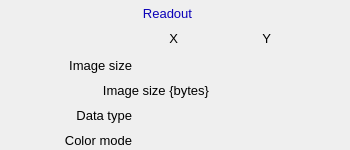
  <widget class="PyDMFrame" name="composite_17">
   <property name="geometry">
    <rect>
     <x>5</x>
     <y>465</y>
     <width>350</width>
     <height>150</height>
    </rect>
   </property>
   <widget class="PyDMDrawingRectangle" name="rectangle_5">
    <property name="geometry">
     <rect>
      <x>114</x>
      <y>2</y>
      <width>107</width>
      <height>21</height>
     </rect>
    </property>
    <property name="toolTip">
     <string>rectangle_5</string>
    </property>
    <property name="brush" stdset="0">
     <brush brushstyle="SolidPattern">
      <color alpha="255">
       <red>218</red>
       <green>218</green>
       <blue>218</blue>
      </color>
     </brush>
    </property>
    <property name="penStyle" stdset="0">
     <enum>Qt::SolidLine</enum>
    </property>
    <property name="penCapStyle" stdset="0">
     <enum>Qt::FlatCap</enum>
    </property>
    <property name="penColor" stdset="0">
     <color>
      <red>218</red>
      <green>218</green>
      <blue>218</blue>
     </color>
    </property>
    <property name="penWidth" stdset="0">
     <double>0.000000000000000</double>
    </property>
   </widget>
   <widget class="PyDMDrawingRectangle" name="rectangle_6">
    <property name="geometry">
     <rect>
      <x>0</x>
      <y>0</y>
      <width>350</width>
      <height>150</height>
     </rect>
    </property>
    <property name="toolTip">
     <string>rectangle_6</string>
    </property>
    <property name="brush" stdset="0">
     <brush brushstyle="NoBrush">
      <color alpha="255">
       <red>0</red>
       <green>0</green>
       <blue>0</blue>
      </color>
     </brush>
    </property>
    <property name="penStyle" stdset="0">
     <enum>Qt::SolidLine</enum>
    </property>
    <property name="penCapStyle" stdset="0">
     <enum>Qt::FlatCap</enum>
    </property>
    <property name="penColor" stdset="0">
     <color>
      <red>0</red>
      <green>0</green>
      <blue>0</blue>
     </color>
    </property>
    <property name="penWidth" stdset="0">
     <double>1.000000000000000</double>
    </property>
   </widget>
   <widget class="QLabel" name="text_14">
    <property name="geometry">
     <rect>
      <x>88</x>
      <y>3</y>
      <width>159</width>
      <height>20</height>
     </rect>
    </property>
    <property name="font">
     <font>
      <pointsize>10</pointsize>
     </font>
    </property>
    <property name="toolTip">
     <string>text_14</string>
    </property>
    <property name="styleSheet">
     <string notr="true">QLabel#text_14 {
  color: rgb(10, 0, 184);
  }</string>
    </property>
    <property name="text">
     <string>Readout</string>
    </property>
    <property name="alignment">
     <set>Qt::AlignCenter</set>
    </property>
    <property name="brush" stdset="0">
     <brush brushstyle="SolidPattern">
      <color alpha="255">
       <red>10</red>
       <green>0</green>
       <blue>184</blue>
      </color>
     </brush>
    </property>
   </widget>
   <widget class="QLabel" name="text_15">
    <property name="geometry">
     <rect>
      <x>32</x>
      <y>55</y>
      <width>100</width>
      <height>20</height>
     </rect>
    </property>
    <property name="font">
     <font>
      <pointsize>10</pointsize>
     </font>
    </property>
    <property name="toolTip">
     <string>text_15</string>
    </property>
    <property name="styleSheet">
     <string notr="true">QLabel#text_15 {
  color: rgb(0, 0, 0);
  }</string>
    </property>
    <property name="text">
     <string>Image size</string>
    </property>
    <property name="alignment">
     <set>Qt::AlignRight|Qt::AlignTrailing|Qt::AlignVCenter</set>
    </property>
    <property name="brush" stdset="0">
     <brush brushstyle="SolidPattern">
      <color alpha="255">
       <red>0</red>
       <green>0</green>
       <blue>0</blue>
      </color>
     </brush>
    </property>
   </widget>
   <widget class="PyDMLabel" name="text_update_9">
    <property name="geometry">
     <rect>
      <x>143</x>
      <y>56</y>
      <width>61</width>
      <height>18</height>
     </rect>
    </property>
    <property name="font">
     <font>
      <pointsize>10</pointsize>
     </font>
    </property>
    <property name="toolTip">
     <string>PV: ${P}${R}ArraySizeX_RBV</string>
    </property>
    <property name="styleSheet">
     <string notr="true">PyDMLabel#text_update_9 {
  color: rgb(10, 0, 184);
  background-color: rgb(187, 187, 187);
  }</string>
    </property>
    <property name="alignment">
     <set>Qt::AlignCenter</set>
    </property>
    <property name="textInteractionFlags">
     <set>Qt::TextSelectableByKeyboard|Qt::TextSelectableByMouse</set>
    </property>
    <property name="channel" stdset="0">
     <string>ca://${P}${R}ArraySizeX_RBV</string>
    </property>
   </widget>
   <widget class="PyDMLabel" name="text_update_10">
    <property name="geometry">
     <rect>
      <x>236</x>
      <y>56</y>
      <width>61</width>
      <height>18</height>
     </rect>
    </property>
    <property name="font">
     <font>
      <pointsize>10</pointsize>
     </font>
    </property>
    <property name="toolTip">
     <string>PV: ${P}${R}ArraySizeY_RBV</string>
    </property>
    <property name="styleSheet">
     <string notr="true">PyDMLabel#text_update_10 {
  color: rgb(10, 0, 184);
  background-color: rgb(187, 187, 187);
  }</string>
    </property>
    <property name="alignment">
     <set>Qt::AlignCenter</set>
    </property>
    <property name="textInteractionFlags">
     <set>Qt::TextSelectableByKeyboard|Qt::TextSelectableByMouse</set>
    </property>
    <property name="channel" stdset="0">
     <string>ca://${P}${R}ArraySizeY_RBV</string>
    </property>
   </widget>
   <widget class="QLabel" name="text_16">
    <property name="geometry">
     <rect>
      <x>29</x>
      <y>80</y>
      <width>180</width>
      <height>20</height>
     </rect>
    </property>
    <property name="font">
     <font>
      <pointsize>10</pointsize>
     </font>
    </property>
    <property name="toolTip">
     <string>text_16</string>
    </property>
    <property name="styleSheet">
     <string notr="true">QLabel#text_16 {
  color: rgb(0, 0, 0);
  }</string>
    </property>
    <property name="text">
     <string>Image size {bytes}</string>
    </property>
    <property name="alignment">
     <set>Qt::AlignRight|Qt::AlignTrailing|Qt::AlignVCenter</set>
    </property>
    <property name="brush" stdset="0">
     <brush brushstyle="SolidPattern">
      <color alpha="255">
       <red>0</red>
       <green>0</green>
       <blue>0</blue>
      </color>
     </brush>
    </property>
   </widget>
   <widget class="PyDMLabel" name="text_update_11">
    <property name="geometry">
     <rect>
      <x>236</x>
      <y>81</y>
      <width>80</width>
      <height>18</height>
     </rect>
    </property>
    <property name="font">
     <font>
      <pointsize>10</pointsize>
     </font>
    </property>
    <property name="toolTip">
     <string>PV: ${P}${R}ArraySize_RBV</string>
    </property>
    <property name="styleSheet">
     <string notr="true">PyDMLabel#text_update_11 {
  color: rgb(10, 0, 184);
  background-color: rgb(187, 187, 187);
  }</string>
    </property>
    <property name="alignment">
     <set>Qt::AlignCenter</set>
    </property>
    <property name="textInteractionFlags">
     <set>Qt::TextSelectableByKeyboard|Qt::TextSelectableByMouse</set>
    </property>
    <property name="channel" stdset="0">
     <string>ca://${P}${R}ArraySize_RBV</string>
    </property>
   </widget>
   <widget class="QLabel" name="text_17">
    <property name="geometry">
     <rect>
      <x>42</x>
      <y>105</y>
      <width>90</width>
      <height>20</height>
     </rect>
    </property>
    <property name="font">
     <font>
      <pointsize>10</pointsize>
     </font>
    </property>
    <property name="toolTip">
     <string>text_17</string>
    </property>
    <property name="styleSheet">
     <string notr="true">QLabel#text_17 {
  color: rgb(0, 0, 0);
  }</string>
    </property>
    <property name="text">
     <string>Data type</string>
    </property>
    <property name="alignment">
     <set>Qt::AlignRight|Qt::AlignTrailing|Qt::AlignVCenter</set>
    </property>
    <property name="brush" stdset="0">
     <brush brushstyle="SolidPattern">
      <color alpha="255">
       <red>0</red>
       <green>0</green>
       <blue>0</blue>
      </color>
     </brush>
    </property>
   </widget>
   <widget class="PyDMLabel" name="text_update_12">
    <property name="geometry">
     <rect>
      <x>143</x>
      <y>106</y>
      <width>79</width>
      <height>18</height>
     </rect>
    </property>
    <property name="font">
     <font>
      <pointsize>10</pointsize>
     </font>
    </property>
    <property name="toolTip">
     <string>PV: ${P}${R}DataType_RBV</string>
    </property>
    <property name="styleSheet">
     <string notr="true">PyDMLabel#text_update_12 {
  color: rgb(10, 0, 184);
  background-color: rgb(187, 187, 187);
  }</string>
    </property>
    <property name="alignment">
     <set>Qt::AlignCenter</set>
    </property>
    <property name="textInteractionFlags">
     <set>Qt::TextSelectableByKeyboard|Qt::TextSelectableByMouse</set>
    </property>
    <property name="channel" stdset="0">
     <string>ca://${P}${R}DataType_RBV</string>
    </property>
    <property name="displayFormat" stdset="0">
     <enum>PyDMLabel::String</enum>
    </property>
   </widget>
   <widget class="QLabel" name="text_18">
    <property name="geometry">
     <rect>
      <x>42</x>
      <y>130</y>
      <width>90</width>
      <height>20</height>
     </rect>
    </property>
    <property name="font">
     <font>
      <pointsize>10</pointsize>
     </font>
    </property>
    <property name="toolTip">
     <string>text_18</string>
    </property>
    <property name="styleSheet">
     <string notr="true">QLabel#text_18 {
  color: rgb(0, 0, 0);
  }</string>
    </property>
    <property name="text">
     <string>Color mode</string>
    </property>
    <property name="alignment">
     <set>Qt::AlignRight|Qt::AlignTrailing|Qt::AlignVCenter</set>
    </property>
    <property name="brush" stdset="0">
     <brush brushstyle="SolidPattern">
      <color alpha="255">
       <red>0</red>
       <green>0</green>
       <blue>0</blue>
      </color>
     </brush>
    </property>
   </widget>
   <widget class="PyDMLabel" name="text_update_13">
    <property name="geometry">
     <rect>
      <x>143</x>
      <y>131</y>
      <width>79</width>
      <height>18</height>
     </rect>
    </property>
    <property name="font">
     <font>
      <pointsize>10</pointsize>
     </font>
    </property>
    <property name="toolTip">
     <string>PV: ${P}${R}ColorMode_RBV</string>
    </property>
    <property name="styleSheet">
     <string notr="true">PyDMLabel#text_update_13 {
  color: rgb(10, 0, 184);
  background-color: rgb(187, 187, 187);
  }</string>
    </property>
    <property name="alignment">
     <set>Qt::AlignCenter</set>
    </property>
    <property name="textInteractionFlags">
     <set>Qt::TextSelectableByKeyboard|Qt::TextSelectableByMouse</set>
    </property>
    <property name="channel" stdset="0">
     <string>ca://${P}${R}ColorMode_RBV</string>
    </property>
    <property name="displayFormat" stdset="0">
     <enum>PyDMLabel::String</enum>
    </property>
   </widget>
   <widget class="QLabel" name="text_4">
    <property name="geometry">
     <rect>
      <x>261</x>
      <y>28</y>
      <width>10</width>
      <height>20</height>
     </rect>
    </property>
    <property name="font">
     <font>
      <pointsize>10</pointsize>
     </font>
    </property>
    <property name="toolTip">
     <string>text_2</string>
    </property>
    <property name="styleSheet">
     <string notr="true">QLabel#text_2 {
  color: rgb(0, 0, 0);
  }</string>
    </property>
    <property name="text">
     <string>Y</string>
    </property>
    <property name="alignment">
     <set>Qt::AlignRight|Qt::AlignTrailing|Qt::AlignVCenter</set>
    </property>
    <property name="brush" stdset="0">
     <brush brushstyle="SolidPattern">
      <color alpha="255">
       <red>0</red>
       <green>0</green>
       <blue>0</blue>
      </color>
     </brush>
    </property>
   </widget>
   <widget class="QLabel" name="text_11">
    <property name="geometry">
     <rect>
      <x>168</x>
      <y>28</y>
      <width>10</width>
      <height>20</height>
     </rect>
    </property>
    <property name="font">
     <font>
      <pointsize>10</pointsize>
     </font>
    </property>
    <property name="toolTip">
     <string>text_1</string>
    </property>
    <property name="styleSheet">
     <string notr="true">QLabel#text_1 {
  color: rgb(0, 0, 0);
  }</string>
    </property>
    <property name="text">
     <string>X</string>
    </property>
    <property name="alignment">
     <set>Qt::AlignRight|Qt::AlignTrailing|Qt::AlignVCenter</set>
    </property>
    <property name="brush" stdset="0">
     <brush brushstyle="SolidPattern">
      <color alpha="255">
       <red>0</red>
       <green>0</green>
       <blue>0</blue>
      </color>
     </brush>
    </property>
   </widget>
  </widget>
